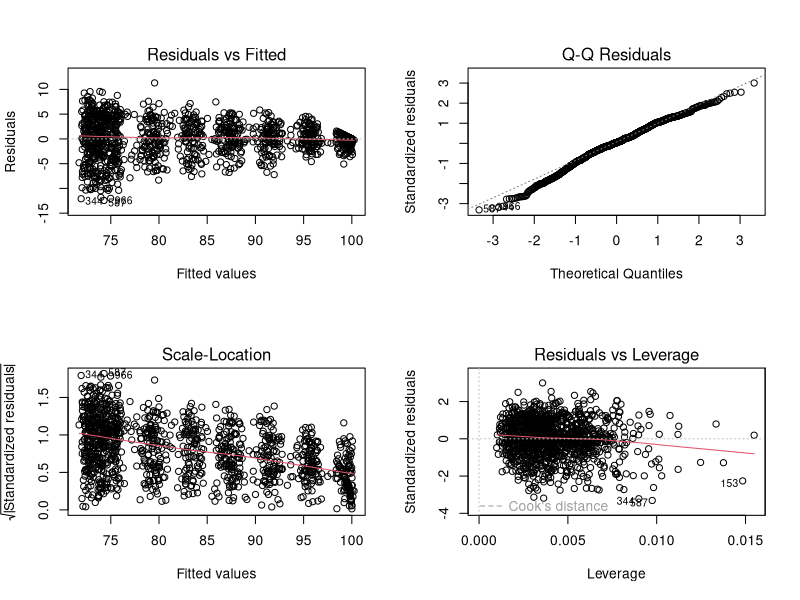

Source code (R):

# Laptop Battery Health Statistical Analysis
# Statistical Methods for Data Science
#
# Run from the repository root directory.
# Dataset: data/LaptopBatteryHealthPrediction.csv

# --------------------------------------------------
# 1. Setup and data import
# --------------------------------------------------

if (!requireNamespace("car", quietly = TRUE)) {
  stop("Install the required package first: install.packages('car')")
}

library(car)

dir.create("results", showWarnings = FALSE, recursive = TRUE)

dat <- read.csv("data/LaptopBatteryHealthPrediction.csv")

# Dataset structure and quality checks
print(dim(dat))
str(dat)
print(colSums(is.na(dat)))
print(sum(duplicated(dat)))

# --------------------------------------------------
# 2. Pearson correlation hypothesis tests
# --------------------------------------------------

predictors <- c(
  "Battery.Age",
  "Cycle.Count",
  "Daily.Usage.Hours",
  "Average.Temperature"
)

correlation_results <- lapply(predictors, function(variable) {
  test <- cor.test(
    dat$Battery.Health,
    dat[[variable]],
    method = "pearson"
  )

  data.frame(
    Predictor = variable,
    Correlation = unname(test$estimate),
    CI_Lower = test$conf.int[1],
    CI_Upper = test$conf.int[2],
    P_Value = test$p.value
  )
})

correlation_results <- do.call(rbind, correlation_results)

print(correlation_results)

write.csv(
  correlation_results,
  "results/correlation_results.csv",
  row.names = FALSE
)

# --------------------------------------------------
# 3. Full multiple linear regression
# --------------------------------------------------

model_full <- lm(
  Battery.Health ~ Battery.Age +
    Cycle.Count +
    Daily.Usage.Hours +
    Average.Temperature,
  data = dat
)

print(summary(model_full))

# --------------------------------------------------
# 4. Multicollinearity and diagnostics
# --------------------------------------------------

print(vif(model_full))

capture.output(
  summary(model_full),
  file = "results/full_model_summary.txt"
)

capture.output(
  vif(model_full),
  file = "results/full_model_vif.txt"
)

png(
  "results/full_model_diagnostics.png",
  width = 1600,
  height = 1200,
  res = 150
)

par(mfrow = c(2, 2))
plot(model_full)
dev.off()

# --------------------------------------------------
# 5. Reduced regression models
# --------------------------------------------------

model_age_cycle <- lm(
  Battery.Health ~ Battery.Age + Cycle.Count,
  data = dat
)

model_cycle <- lm(
  Battery.Health ~ Cycle.Count,
  data = dat
)

model_age <- lm(
  Battery.Health ~ Battery.Age,
  data = dat
)

models <- list(
  "Full" = model_full,
  "Age + Cycle" = model_age_cycle,
  "Cycle Only" = model_cycle,
  "Age Only" = model_age
)

print(vif(model_age_cycle))

# --------------------------------------------------
# 6. Model comparison
# --------------------------------------------------

model_comparison <- data.frame(
  Model = names(models),
  Adjusted_R2 = sapply(
    models,
    function(model) summary(model)$adj.r.squared
  ),
  AIC = sapply(models, AIC),
  BIC = sapply(models, BIC),
  row.names = NULL
)

print(model_comparison)

# --------------------------------------------------
# 7. Train-test split
# --------------------------------------------------

set.seed(123)

train_index <- sample(
  seq_len(nrow(dat)),
  size = 0.8 * nrow(dat)
)

train <- dat[train_index, ]
test <- dat[-train_index, ]

cat("Training observations:", nrow(train), "\n")
cat("Testing observations:", nrow(test), "\n")

# --------------------------------------------------
# 8. Fit models on training data
# --------------------------------------------------

train_models <- list(
  "Full" = lm(
    Battery.Health ~ Battery.Age +
      Cycle.Count +
      Daily.Usage.Hours +
      Average.Temperature,
    data = train
  ),
  "Age + Cycle" = lm(
    Battery.Health ~ Battery.Age + Cycle.Count,
    data = train
  ),
  "Cycle Only" = lm(
    Battery.Health ~ Cycle.Count,
    data = train
  ),
  "Age Only" = lm(
    Battery.Health ~ Battery.Age,
    data = train
  )
)

# --------------------------------------------------
# 9. Predictive performance
# --------------------------------------------------

RMSE <- function(actual, predicted) {
  sqrt(mean((actual - predicted)^2))
}

MAE <- function(actual, predicted) {
  mean(abs(actual - predicted))
}

test_results <- do.call(
  rbind,
  lapply(names(train_models), function(name) {
    predictions <- predict(
      train_models[[name]],
      newdata = test
    )

    data.frame(
      Model = name,
      RMSE = RMSE(test$Battery.Health, predictions),
      MAE = MAE(test$Battery.Health, predictions)
    )
  })
)

rownames(test_results) <- NULL

# Combine full-data fit metrics with holdout errors
model_comparison <- merge(
  model_comparison,
  test_results,
  by = "Model",
  sort = FALSE
)

model_comparison <- model_comparison[
  match(names(models), model_comparison$Model),
]

rownames(model_comparison) <- NULL

print(model_comparison)

write.csv(
  model_comparison,
  "results/model_comparison.csv",
  row.names = FALSE
)

# --------------------------------------------------
# 10. Session information
# --------------------------------------------------

capture.output(
  sessionInfo(),
  file = "results/session_info.txt"
)

cat("\nAnalysis completed. Outputs saved in results/.\n")
